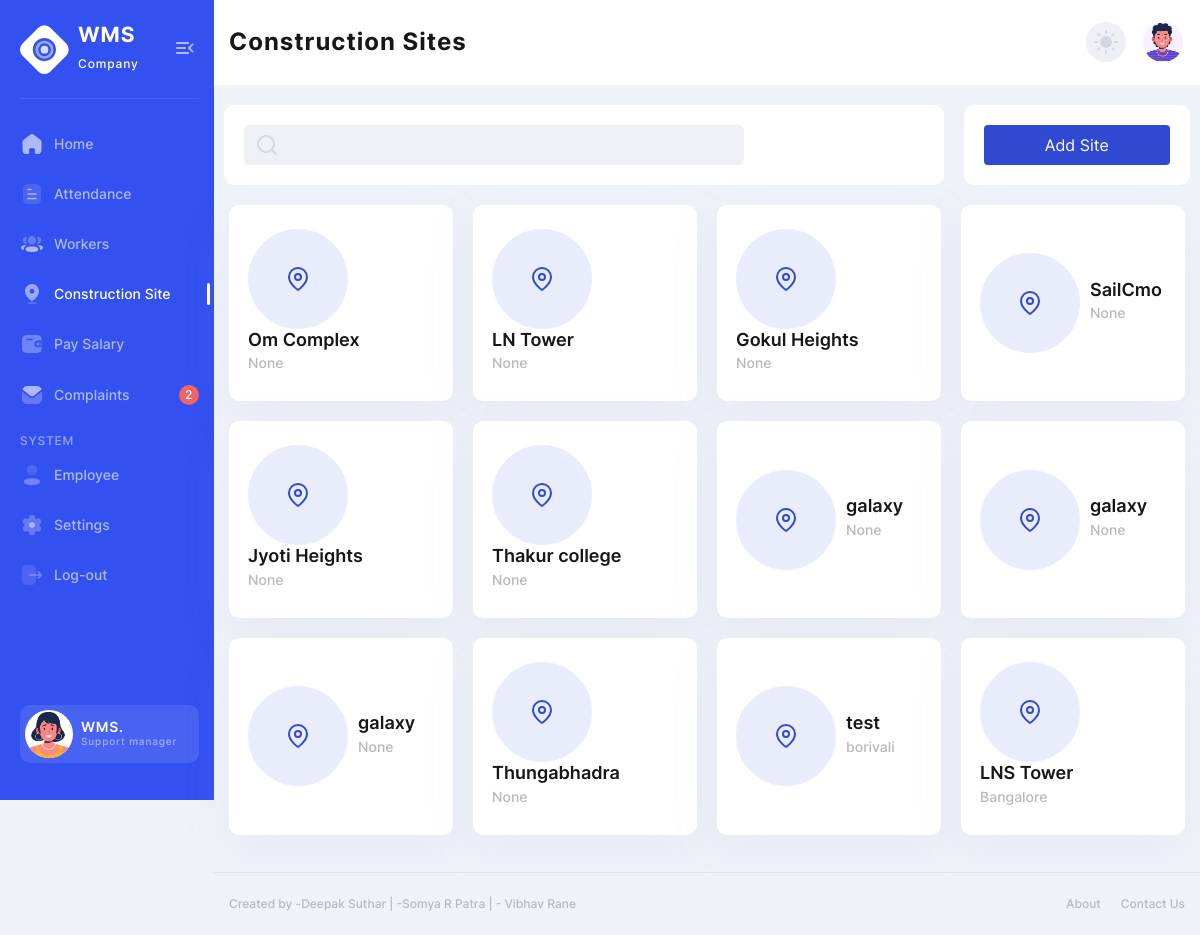
/construction (signed in), run on the app's committed database.
### admpage/models.py (models this page shows, shortened)
class Site(models.Model):
    STATUS =(
        ('Active','Active'),
        ('Unactive','Unactive'),
        ('Finished','Finished',),
    )
    sname = models.CharField(max_length=200,null=True)
    status = models.CharField(max_length=10,null=True,choices=STATUS)
    location = models.CharField(max_length=300,null=True)
    city = models.CharField(max_length=100,null=True)
    contact = models.CharField(max_length=20,null=True)

### admpage/views.py (the view, shortened to what this page needs)
@login_required(login_url='emplog')
def construction(request):
    site = Site.objects.all()
    mfil = sitefilter(request.GET, queryset=site)
    site = mfil.qs
    form = siteform()
    cont = {'site':site, 'mfil':mfil, 'form':form}
    return render(request, "construction.html",cont)

### admpage/forms.py
class siteform(ModelForm):
    class Meta:
        model = Site
        fields = '__all__'

### templates/construction.html (shortened to what this page needs)
{% load static %}
<!DOCTYPE html>
<html lang="en">
<head>
  <link rel="stylesheet" href="{% static 'css/style.css' %}">
</head>
<body>
<div class="page-flex">
  <aside class="sidebar">
    <div class="sidebar-start">
        <div class="sidebar-head">
            <a href="/" class="logo-wrapper" title="Home">
                <span class="icon logo" aria-hidden="true"></span>
                <div class="logo-text">
                    <span class="logo-title">WMS</span>
                    <span class="logo-subtitle">Company</span>
                </div>
            </a>
            <button class="sidebar-toggle transparent-btn" title="Menu" type="button">
                <span class="icon menu-toggle" aria-hidden="true"></span>
            </button>
        </div>
        <div class="sidebar-body">
            <ul class="sidebar-body-menu">
                <li>
                    <a class=" " href="/home"><span class="icon home" aria-hidden="true"></span>Home</a>
                </li>
                <li>
                    <a class=" " href="attendance">
                        <span class="icon document" aria-hidden="true"></span>Attendance
                    </a>
                </li>
                <li>
                    <a class=" " href="/workers">
                        <span class="icon user-3" aria-hidden="true"></span>Workers
                    </a>
                </li>
                <li>
                    <a class="active" href="/construction">
                        <span class="icon location" aria-hidden="true"></span>Construction Site
                    </a>
                </li>
                <li>
                    <a class=" " href="/paysalary">
                        <span class="icon wallet" aria-hidden="true"></span>Pay Salary
                    </a>
                </li>
                <li>
                    <a class=" " href="/complaints">
                        <span class="icon message" aria-hidden="true"></span>Complaints
                    </a>
                    <span class="msg-counter">2</span>
                </li>
            </ul>
            <span class="system-menu__title">system</span>
            <ul class="sidebar-body-menu">
                <li>
                  <a class=" " href="/empreg">
                    <span class="icon profile" aria-hidden="true"></span>Employee
                </a>
                </li>
                <li>
                    <a href="##"><span class="icon setting" aria-hidden="true"></span>Settings</a>
                </li>
                <li>
                  <a href="{% url 'logout' %}"><span class="icon log-out" aria-hidden="true"></span>Log-out</a>
                </li>
            </ul>
        </div>
    </div>
    <div class="sidebar-footer">
        <a href="##" class="sidebar-user">
            <span class="sidebar-user-img">
                <picture><source srcset="{% static 'img/avatar/avatar-illustrated-01.webp' %}" type="image/webp"><img src="{% static 'img/avatar/avatar-illustrated-01.png' %}" alt="User name"></picture>
            </span>
            <div class="sidebar-user-info">
                <span class="sidebar-user__title">WMS.</span>
                <span class="sidebar-user__subtitle">Support manager</span>
            </div>
        </a>
    </div>
</aside>
  <div class="main-wrapper">
    <nav class="main-nav--bg">
  <div class="container main-nav">
    <div class="main-nav-start">
        <h2 class="main-title">Construction Sites</h2>
    </div>
    <div class="main-nav-end">
      <button class="theme-switcher gray-circle-btn" type="button" title="Switch theme">
        <i class="sun-icon" data-feather="sun" aria-hidden="true"></i>
      </button>
      <div class="nav-user-wrapper">
        <button href="##" class="nav-user-btn dropdown-btn" title="My profile" type="button">
          <span class="nav-user-img">
            <picture><source srcset="{% static 'img/avatar/avatar-illustrated-02.webp' %}" type="image/webp"><img src="{% static 'img/avatar/avatar-illustrated-02.png' %}" alt="User name"></picture>
          </span>
        </button>
      </div>
    </div>
  </div>
</nav>
    <main class="main users chart-page" id="skip-target">
      <div class="container" id="blur">
        <div class="row">
          <div class="col-lg-9">
            <article class="white-block">
              <div class="search-wrapper">
                <form method="get">
                  {{mfil.form.sname}}
                  <i data-feather="search" aria-hidden="true"></i>
                </form>
              </div>
            </article>
          </div>
          <div class="col-lg-3">
              <article class="white-block">
                <button class="btn primary-default-btn transparent-btn" onclick="toggle()">Add Site</button>
              </article>
          </div>
        </div>
        <div class="row stat-cards-workers">
          {% for i in site%}
          <div class="col-md-6 col-xl-3">
            <a href="{% url 'construction_site_profile' i.id %}" >
            <article class="stat-cards-item-workers">
              <div class="stat-cards-icon-workers primary">
                <i data-feather="map-pin" aria-hidden="true"></i>
              </div>
              <div class="stat-cards-info-workers">
                <p class="stat-cards-info__name-workers">{{i.sname}}</p>
                <p class="stat-cards-info__title-workers">{{i.city}}</p>
              </div>
            </article></a>
          </div>
          {% endfor %}
        </div>
      </div>
    </main>
    <footer class="footer">
  <div class="container footer--flex">
    <div class="footer-start">
      <p>Created by -Deepak Suthar | -Somya R Patra | - Vibhav Rane</p>
    </div>
    <ul class="footer-end">
      <li><a href="##">About</a></li>
      <li><a href="##">Contact Us</a></li>
    </ul>
  </div>
</footer>
  </div>
</div>
</body>
</html>

### data on the page
Site: sname "Om Complex", city "None"
Site: sname "LN Tower", city "None"
Site: sname "Gokul Heights", city "None"
Site: sname "SailCmo", city "None"
Site: sname "Jyoti Heights", city "None"
Site: sname "Thakur college", city "None"
Site: sname "galaxy", city "None"
Site: sname "galaxy", city "None"
Site: sname "galaxy", city "None"
Site: sname "Thungabhadra", city "None"
Site: sname "test", city "borivali"
Site: sname "LNS Tower", city "Bangalore"
